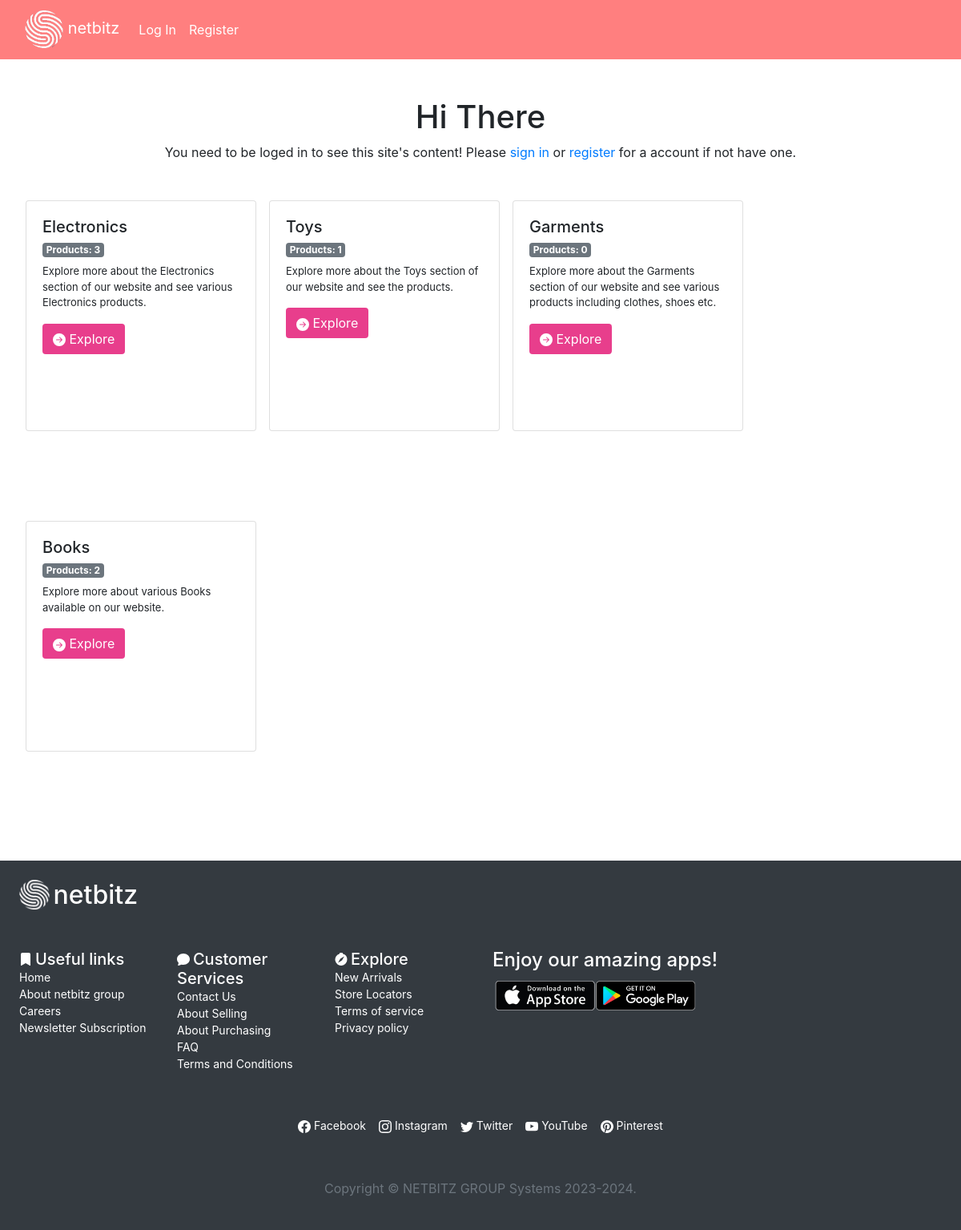
The page /category on the database its author committed.
### auctions/models.py (models this page shows, shortened)
class Category(models.Model):
    category_name = models.CharField(max_length=128, null=True)
    category_details = models.TextField(max_length=128, null=True)
    @property
    def count_active_auctions(self):
        return AuctionListing.objects.filter(category=self).count()

### auctions/views.py (the view)
# urls.py: path("category", views.categories, name="categories"),
def categories(request):
    return render(request, "auctions/categories.html", {
        "categories": Category.objects.all(),
    })

### auctions/context_processor.py (called while the page is built)
def extras(request):
    if request.user.is_authenticated:
        count = Watchlist.objects.filter(user=request.user).count()
    else:
        count = 0
    return {'watchlist_count':count}

### auctions/templates/auctions/categories.html
{% extends "auctions/layout.html" %}
{% block body %}
    <div class="d-flex flex-row flex-wrap m-4" style="height: 100vh;">
        {% for category in categories %}
            <div class="card mx-2" style="width: 18rem; height: 18rem;">
                <div class="card-body">
                <h5 class="card-title">{{ category.category_name }}</h5>
                <h6 class="card-subtitle mb-2"><span class="badge bg-secondary">Products: {{ category.count_active_auctions }} </span></h6>
                <p class="card-text">{{ category.category_details }} </p>
                    <a href="{% url 'category' category.category_name %}" class="card-link cat_links btn btn-linght" style="background-color: var(--pink);"><svg xmlns="http://www.w3.org/2000/svg" width="16" height="16" fill="currentColor" class="bi bi-arrow-right-circle-fill" viewBox="0 0 16 16">
                        <path d="M8 0a8 8 0 1 1 0 16A8 8 0 0 1 8 0zM4.5 7.5a.5.5 0 0 0 0 1h5.793l-2.147 2.146a.5.5 0 0 0 .708.708l3-3a.5.5 0 0 0 0-.708l-3-3a.5.5 0 1 0-.708.708L10.293 7.5H4.5z"/>
                      </svg> Explore</a>
                </div>
            </div>
        {% endfor %}
    </div>
{% endblock %}

### auctions/templates/auctions/layout.html (shortened to what this page needs)
{% load static %}
<!DOCTYPE html>
<html lang="en">
<head>
    <link rel="stylesheet" href="https://stackpath.bootstrapcdn.com/bootstrap/4.4.1/css/bootstrap.min.css"
>
    <link href="{% static 'auctions/styles.css' %}" rel="stylesheet">
</head>
<body>
    <nav class="navbar navbar-expand-lg  bg-body-tertiary" style="background-color: rgb(255 0 0 / 50%);">
        <div class="container-fluid">
            <a class="navbar-brand" href="{% url 'index' %}"><img class="img_nav" alt="logo" src="{% static 'images/logo.png' %}" /> netbitz</a>
            <div class="collapse navbar-collapse justify-content-between" id="navbarScroll">
                <ul class="navbar-nav me-auto my-2 my-lg-0 navbar-nav-scroll" style="--bs-scroll-height: 100px;">
                    {% if user.is_authenticated %}
                    <li class="nav-item">
                        <a class="nav-link" href="{% url 'categories' %}">Categories</a>
                    </li>
                    <!-- <li class="nav-item">
                        <a class="nav-link watchlist_link" href="{% url 'display_watchlist' %}">Watchlist</a><span
                            class="badge bg-secondary">{{ watchlist_count }}</span>
                    </li> -->
                    <!-- <li class="nav-item">
                        <a class="nav-link" href="{% url 'create' %}">Create New Listing</a>
                    </li> -->
                    <!-- <li class="nav-item">
                        <a class="nav-link" href="{% url 'logout' %}">Log Out</a>
                    </li> -->
                    {% else %}
                    <li class="nav-item">
                        <a class="nav-link" href="{% url 'login' %}">Log In</a>
                    </li>
                    <li class="nav-item">
                        <a class="nav-link" href="{% url 'register' %}">Register</a>
                    </li>
                    {% endif %}
                </ul>
            </div>
        </div>
    </nav>
        <div class="m-5">
            {% if not user.is_authenticated %}
            <div class="greeting">
                <h1>Hi There</h1>
                <p>You need to be loged in to see this site's content! Please <a class="nav-link" href="{% url 'login' %}">sign in</a> or <a class="nav-link" href="{% url 'register' %}">register</a> for a account if not have one.</p>
            </div>
            {% endif %}
        </div>
        {% block body %}
        {% endblock %}
    <footer class="p-4 mt-4 bg-dark text-white">
        <div class="footer_heading">
            <img alt="logo" style="width: 38px;" src="{% static 'images/logo.png' %}" /> <h2 class="d-inline align-middle">netbitz</h2>
        </div>
        <div class="footer_container mt-5">
            <div class="row justify-content-center">
                <div class="col-md-2">
                    <ul class="navbar-nav ms-auto">
                        <li class="nav-item">
                            <svg xmlns="http://www.w3.org/2000/svg" width="16" height="16" fill="currentColor" class="bi bi-bookmark-fill" viewBox="0 0 16 16">
                                <path d="M2 2v13.5a.5.5 0 0 0 .74.439L8 13.069l5.26 2.87A.5.5 0 0 0 14 15.5V2a2 2 0 0 0-2-2H4a2 2 0 0 0-2 2z"/>
                              </svg> <h5 class="d-inline align-middle">Useful links</h5>
                        </li>
                        <li class="nav-item">
                            <a href="#" class="nav-link">Home</a>
                        </li>
                        <li class="nav-item">
                            <a href="#" class="nav-link">About netbitz group</a>
                        </li>
                        <li class="nav-item">
                            <a href="#" class="nav-link">Careers</a>
                        </li>
                        <li class="nav-item">
                            <a href="#" class="nav-link">Newsletter Subscription</a>
                        </li>
                    </ul>
                </div>
                <div class="col-md-2">
                    <ul class="navbar-nav ms-auto">
                        <li class="nav-item">
                               <h5 class="d-inline align-middle">Customer Services</h5>
                        </li>
                        <li class="nav-item">
                            <a href="#" class="nav-link">Contact Us</a>
                        </li>
                        <li class="nav-item">
                            <a href="#" class="nav-link">About Selling</a>
                        </li>
                        <li class="nav-item">
                            <a href="#" class="nav-link">About Purchasing</a>
                        </li>
                        <li class="nav-item">
                            <a href="#" class="nav-link">FAQ</a>
                        </li>
                        <li class="nav-item">
                            <a href="#" class="nav-link">Terms and Conditions</a>
                        </li>
                    </ul>
                </div>
                <div class="col-md-2">
                    <ul class="navbar-nav ms-auto">
                        <li class="nav-item">
                            <svg xmlns="http://www.w3.org/2000/svg" width="16" height="16" fill="currentColor" class="bi bi-compass-fill" viewBox="0 0 16 16">
                                <path d="M15.5 8.516a7.5 7.5 0 1 1-9.462-7.24A1 1 0 0 1 7 0h2a1 1 0 0 1 .962 1.276 7.503 7.503 0 0 1 5.538 7.24zm-3.61-3.905L6.94 7.439 4.11 12.39l4.95-2.828 2.828-4.95z"/>
                              </svg> <h5 class="d-inline align-middle">Explore</h5>
                        </li>
                        <li class="nav-item">
                            <a href="#" class="nav-link">New Arrivals</a>
                        </li>
                        <li class="nav-item">
                            <a href="#" class="nav-link">Store Locators</a>
                        </li>
                        <li class="nav-item">
                            <a href="#" class="nav-link">Terms of service</a>
                        </li>
                        <li class="nav-item">
                            <a href="#" class="nav-link">Privacy policy</a>
                        </li>
                    </ul>
                </div>
                <div class="col-md-6">
                    <h4>Enjoy our amazing apps!</h4>
                    <img src="{% static 'images/G.png' %}" style="width: 16rem;">
                </div>
            </div>
            <div class="row justify-content-center mt-5">
                <nav class="navbar navbar-expand-lg bg-body-tertiary">
                    <div class="container-fluid">
                      <div class="collapse navbar-collapse" id="navbarNav">
                        <ul class="navbar-nav">
                          <li class="nav-item">
                            <a class="nav-link active" aria-current="page" href="#"> Facebook</a>
                          </li>
                          <li class="nav-item">
                            <a class="nav-link " href="#"> Instagram</a>
                          </li>
                          <li class="nav-item">
                            <a class="nav-link " href="#"> Twitter</a>
                          </li>
                          <li class="nav-item">
                            <a class="nav-link " href="#"> YouTube</a>
                          </li>
                          <li class="nav-item">
                            <a class="nav-link " href="#"> Pinterest</a>
                          </li>
                        </ul>
                      </div>
                    </div>
                  </nav>
            </div>
            <p class="text-muted text-center mt-5">Copyright &copy; NETBITZ GROUP Systems 2023-2024.</p>
        </div>
    </footer>
</body>
</html>

### auctions/static/auctions/styles.css (style rules this page uses)
* { margin: 0; padding: 0; }
nav a { color: white; }
.img_nav { width: 3rem; }
.card-text { font-size: small; }
.cat_links { color: white; }
.badge { color: white; }
.nav-link { display: inline; }
footer a { color: white; }
.footer_container li { font-size: 14px; }
.footer_heading { text-align: left; }
.greeting { text-align: center; }
.greeting a { padding: 0; }

### rows shown on the page
Category: category_name "Electronics", count_active_auctions "3", category_details "Explore more about the Electronics section of our website and see various Electronics products."
Category: category_name "Toys", count_active_auctions "1", category_details "Explore more about the Toys section of our website and see the products."
Category: category_name "Garments", count_active_auctions "0", category_details "Explore more about the Garments section of our website and see various products including clothes, shoes etc."
Category: category_name "Books", count_active_auctions "2", category_details "Explore more about various Books available on our website."
